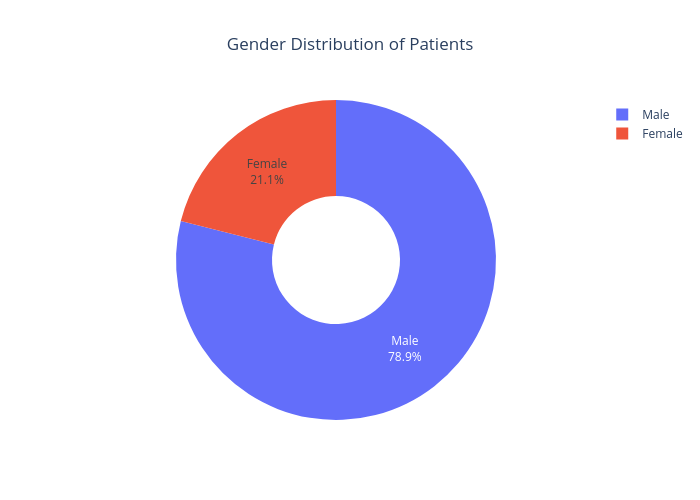

Source (notebook cell):
### Code cell
import plotly.express as px

fig = px.pie(
    df,
    names="sex",
    title="Gender Distribution of Patients",
    hole=0.4
)
fig.update_layout(title_x=0.5,width=700,height=500)
fig.update_traces(textinfo="percent+label")

fig.show()

### Figure 1 — Plotly figure (JSON) as saved in the notebook; plotly's stock layout.template omitted (floating-point values rounded to 4 significant figures; data arrays with more than 128 entries replaced by an {"elided": "..."} marker saying what was removed)
{"data": [{"domain": {"x": [0, 1], "y": [0, 1]}, "hole": 0.4, "hovertemplate": "sex=%{label}<extra></extra>", "labels": {"elided": "920 str values"}, "legendgroup": "", "name": "", "showlegend": true, "textinfo": "percent+label", "type": "pie"}], "layout": {"height": 500, "legend": {"tracegroupgap": 0}, "title": {"text": "Gender Distribution of Patients", "x": 0.5}, "width": 700}}
